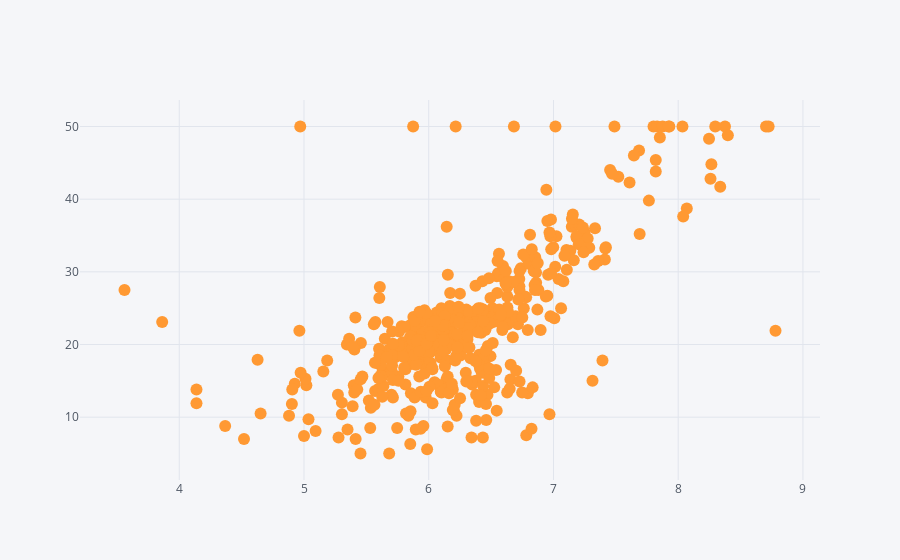

Write notebook code for a chart like this one.
### Code cell
data.iplot(x = "RM", y = "MEDV",mode = "markers")

### Figure 1 — Plotly figure (JSON) as saved in the notebook; plotly's stock layout.template omitted (floating-point values rounded to 4 significant figures; data arrays with more than 128 entries replaced by an {"elided": "..."} marker saying what was removed)
{"data": [{"line": {"color": "rgba(255, 153, 51, 1.0)", "dash": "solid", "shape": "linear", "width": 1.3}, "marker": {"size": 12, "symbol": "circle"}, "mode": "markers", "name": "MEDV", "text": "", "type": "scatter", "x": {"elided": "506 float values"}, "y": {"elided": "506 float values"}}], "layout": {"legend": {"bgcolor": "#F5F6F9", "font": {"color": "#4D5663"}}, "paper_bgcolor": "#F5F6F9", "plot_bgcolor": "#F5F6F9", "title": {"font": {"color": "#4D5663"}}, "xaxis": {"gridcolor": "#E1E5ED", "showgrid": true, "tickfont": {"color": "#4D5663"}, "title": {"font": {"color": "#4D5663"}, "text": ""}, "zerolinecolor": "#E1E5ED"}, "yaxis": {"gridcolor": "#E1E5ED", "showgrid": true, "tickfont": {"color": "#4D5663"}, "title": {"font": {"color": "#4D5663"}, "text": ""}, "zerolinecolor": "#E1E5ED"}}}
